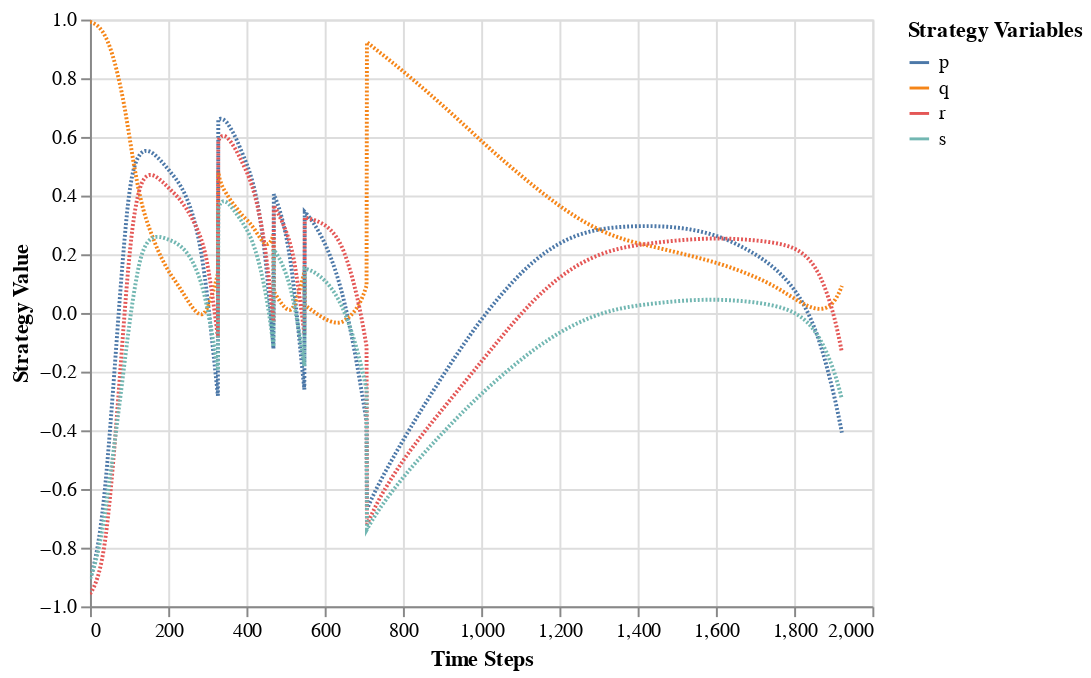

The notebook cell saved with this chart:
### Code cell
pqrs = alt.Chart(strategy2_df).mark_line(strokeDash=[1,1]).encode(
  x=strategy_df_col_name_dict['index'],
  y=strategy_df_col_name_dict['value'],
  color=strategy_df_col_name_dict['variable']
).interactive(bind_y=False)
pqrs

### Figure 1 — Vega-Lite specification as saved in the notebook (floating-point values rounded to 4 significant figures; data arrays with more than 128 entries replaced by an {"elided": "..."} marker saying what was removed)
{"config": {"view": {"continuousWidth": 400, "continuousHeight": 300}}, "data": {"name": "data-b4ddbfede64f9ef618a44a91945008bf"}, "mark": {"type": "line", "strokeDash": [1, 1]}, "encoding": {"color": {"type": "nominal", "field": "Strategy Variables"}, "x": {"type": "quantitative", "field": "Time Steps"}, "y": {"type": "quantitative", "field": "Strategy Value"}}, "selection": {"selector021": {"type": "interval", "bind": "scales", "encodings": ["x"]}}, "$schema": "https://vega.github.io/schema/vega-lite/v4.8.1.json", "datasets": {"data-b4ddbfede64f9ef618a44a91945008bf": {"elided": "7692 records"}}}
